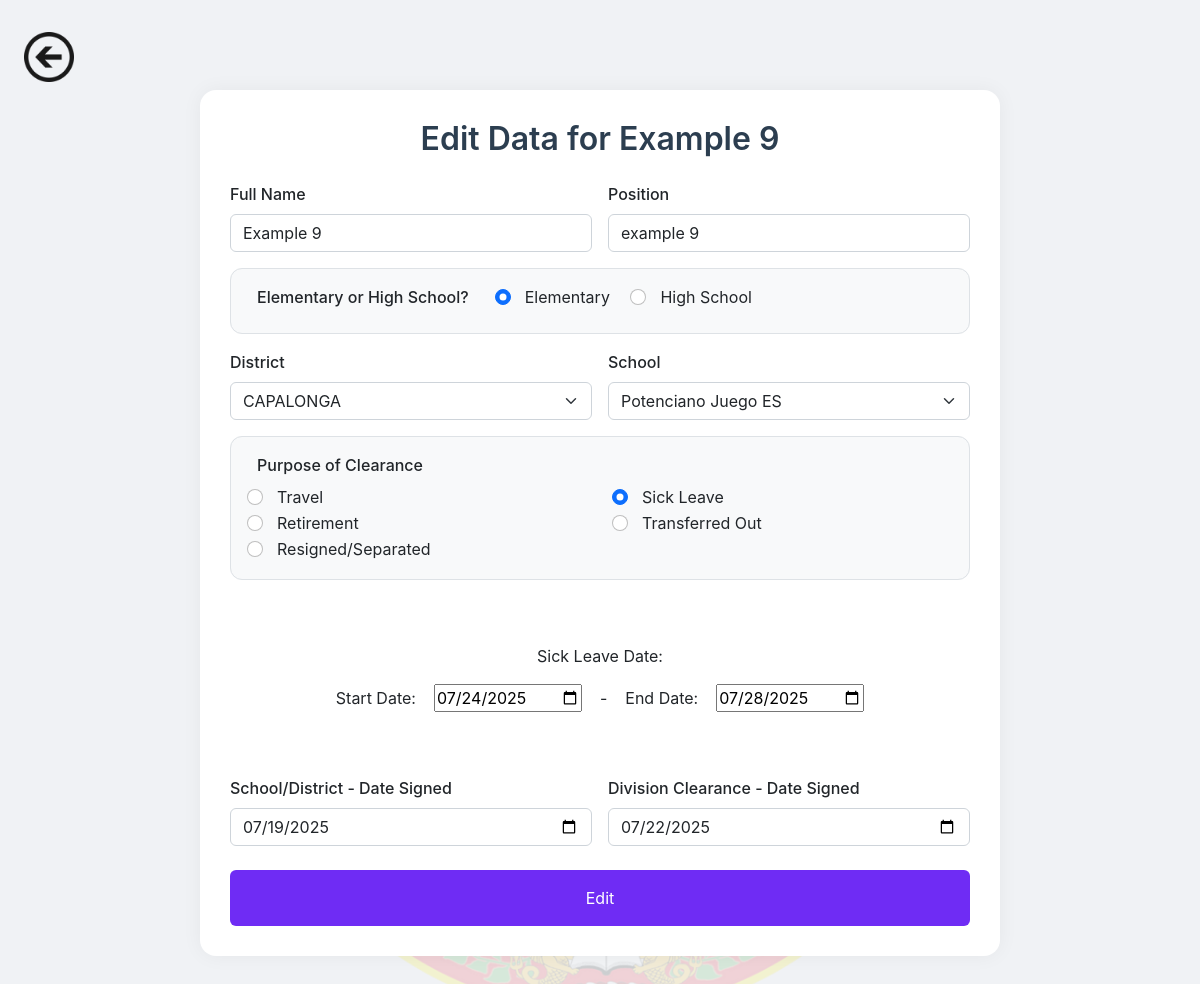
The app's page /edit.php?id=71, older data.
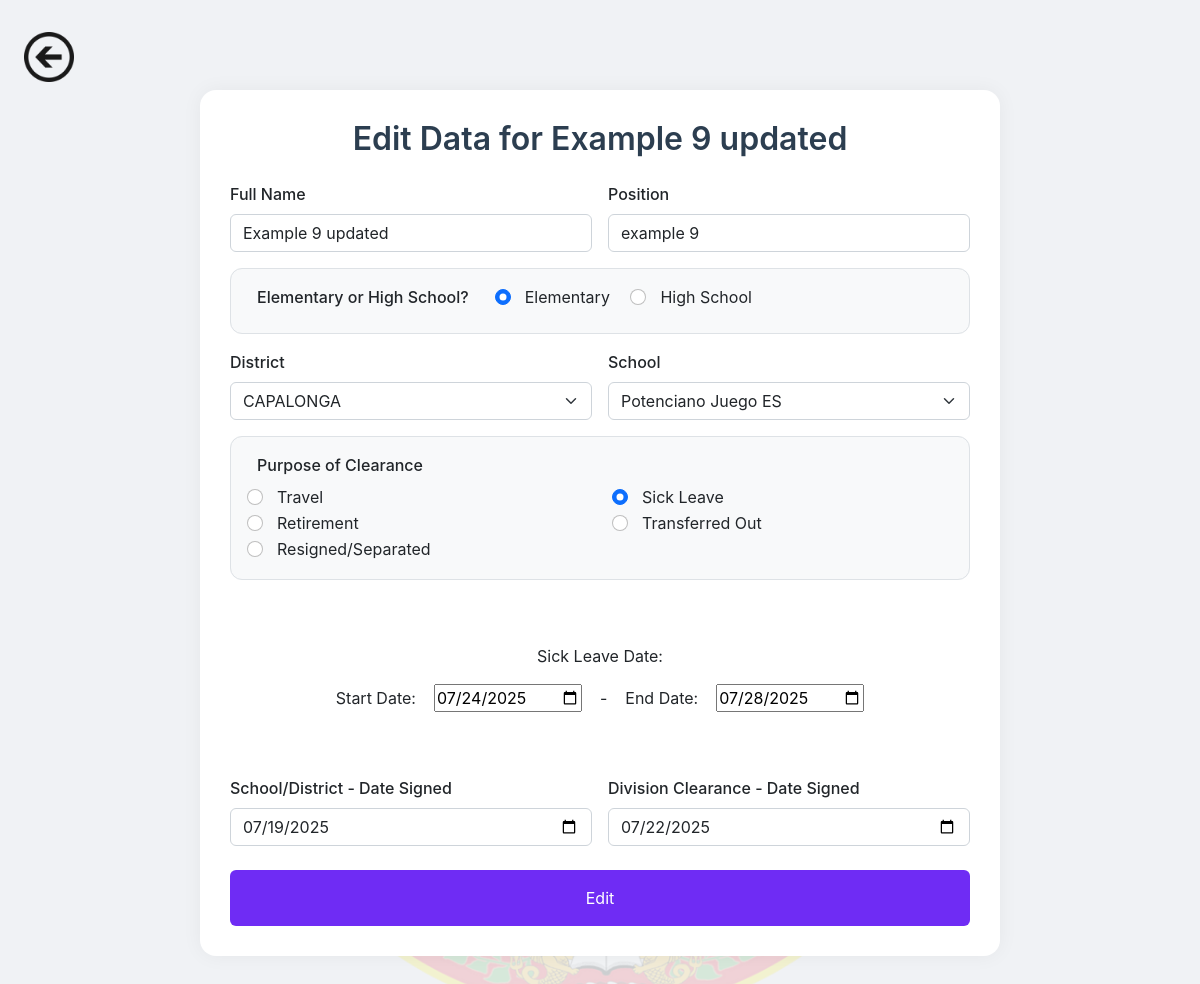
The same page, newer data.
### tables this page shows
CREATE TABLE `entries` (
  `id` int NOT NULL AUTO_INCREMENT,
  `fullName` varchar(100) NOT NULL,
  `position` varchar(100) NOT NULL,
  `school` varchar(100) NOT NULL,
  `district` varchar(100) NOT NULL,
  `purposeOfClearance` varchar(100) NOT NULL,
  `additionalNote` text NOT NULL,
  `dateOfAction` date DEFAULT NULL,
  `startDate` date DEFAULT NULL,
  `endDate` date DEFAULT NULL,
  `divisionSigned` date NOT NULL,
  `schoolDistrictSigned` date NOT NULL,
  PRIMARY KEY (`id`)
);

### edit.php (the view, shortened to what this page needs)
<?php
include "connection.php";
$id = intval($_GET['id']);
if (isset($_GET['id'])) {
  $id = intval($_GET['id']);
  $stmt = $conn->prepare("SELECT * FROM entries WHERE id = ?");
  $stmt->bind_param("i", $id);
  $stmt->execute();
  $result = $stmt->get_result();
  if ($result->num_rows > 0) {
    $entry = $result->fetch_assoc();
    $fullName = $entry['fullName'];
  } else {
    echo "Entry not found.";
    exit;
  }
} else {
  echo "No ID provided.";
  exit;
}
?>
<!DOCTYPE html>
<html>
<head>
  <link rel="stylesheet" href="asset/bootstrap/css/bootstrap.css">
  <link rel="stylesheet" href="asset/css/receipt.css">
  <link rel="stylesheet" href="asset/css/edit.css"/>
</head>
<body class="p-4">
  <header class="navbar-section">
    <nav class="navbar navbar-expand-lg">
      <div>
        <a href="search.php"><img src="asset/img/back-arrow.png" alt="" class="back-btn"></a>
      </div>
    </nav>
  </header>
  <div class="form-wrapper">
    <h2 class="title text-center mb-4">Edit Data for <?= htmlspecialchars($fullName) ?></h2>
    <form action="edit.php?id=<?= $id ?>" method="POST" id="whole-form">
      <div class="row g-3">
        <div class="col-md-6">
          <label for="fullName" class="form-label">Full Name</label>
          <input type="text" class="form-control" name="fullName" id="fullName" required>
        </div>
        <div class="col-md-6">
          <label for="position" class="form-label">Position</label>
          <input type="text" class="form-control" name="position" id="position" required>
        </div>
        <div class="col-12">
          <fieldset>
            <legend>Elementary or High School?</legend>
            <div class="form-check form-check-inline ms-3">
              <input onchange="districtFilter()" class="form-check-input" type="radio" name="elem-or-hs" value="elem">
              <label class="form-check-label">Elementary</label>
            </div>
            <div class="form-check form-check-inline">
              <input onchange="districtFilter()" class="form-check-input" type="radio" name="elem-or-hs" value="hs">
              <label class="form-check-label">High School</label>
            </div>
          </fieldset>
        </div>
        <div class="col-md-6">
          <label for="district" class="form-label">District</label>
          <select id="district" name="district" class="form-select" onchange="schoolFilter()" required></select>
        </div>
        <div class="col-md-6">
          <label for="school" class="form-label">School</label>
          <select id="school" name="school" class="form-select" required></select>
        </div>
        <div class="col-12">
          <fieldset>
            <legend>Purpose of Clearance</legend>
            <div class="row">
              <div class="col-md-6">
                <div class="form-check">
                  <input onchange="purposeChoice()" class="form-check-input" type="radio" value="travel" name="purpose">
                  <label class="form-check-label">Travel</label>
                </div>
                <div class="form-check">
                  <input onchange="purposeChoice()" class="form-check-input" type="radio" value="retirement" name="purpose">
                  <label class="form-check-label">Retirement</label>
                </div>
                <div class="form-check">
                  <input onchange="purposeChoice()" class="form-check-input" type="radio" value="resigned" name="purpose">
                  <label class="form-check-label">Resigned/Separated</label>
                </div>
              </div>
              <div class="col-md-6">
                <div class="form-check">
                  <input onchange="purposeChoice()" class="form-check-input" type="radio" value="sick Leave" name="purpose">
                  <label class="form-check-label">Sick Leave</label>
                </div>
                <div class="form-check">
                  <input onchange="purposeChoice()" class="form-check-input" type="radio" value="transferred Out" name="purpose">
                  <label class="form-check-label">Transferred Out</label>
                </div>
              </div>
            </div>
          </fieldset>
        </div>
        <div id="purposeChoice" class="col-12"></div>
        <div class="col-md-6">
          <label for="dateSigned" class="form-label">School/District - Date Signed</label>
          <input type="date" class="form-control" id="dateSigned" name="dateSigned" required>
        </div>
        <div class="col-md-6">
          <label for="divisionSigned" class="form-label">Division Clearance - Date Signed</label>
          <input type="date" class="form-control" id="divisionSigned" name="divisionSigned" required>
        </div>
        <div class="col-12 text-center mt-4">
          <button type="button" class="btn btn-primary px-4 full-width" data-bs-toggle="modal" data-bs-target="#saveModal" onclick="generateReceipt();">Edit</button>
        </div>
      </div>
    </form>
  </div>
</body>
</html>

### asset/css/edit.css (style rules this page uses)
.back-btn { width: 50px; }
body { font-family: "Inter", sans-serif; background-color: #f0f2f5; }
.form-wrapper { max-width: 800px; margin: 0px auto; background: white; border-radius: 16px; padding: 30px; box-shadow: 0 0 20px rgba(0, 0, 0, 0.05); }
h2.title { font-weight: 600; color: #2c3e50; }
label.form-label { font-weight: 500; }
.form-check-label { margin-left: 6px; }
fieldset { border: 1px solid #dee2e6; padding: 16px; border-radius: 12px; background-color: #f8f9fa; }
legend { font-size: 1rem; font-weight: 500; width: auto; padding: 0 10px; }
.btn-primary { background-color: #6f2cf4; border: none; }
.full-width { width: 100%; padding: 1rem 0; }

Row changes from the older to the newer data that the page shows:
changed entries: fullName "Example 9" → "Example 9 updated"
Text that changed along with them:
form field fullName: "Example 9" → "Example 9 updated"
